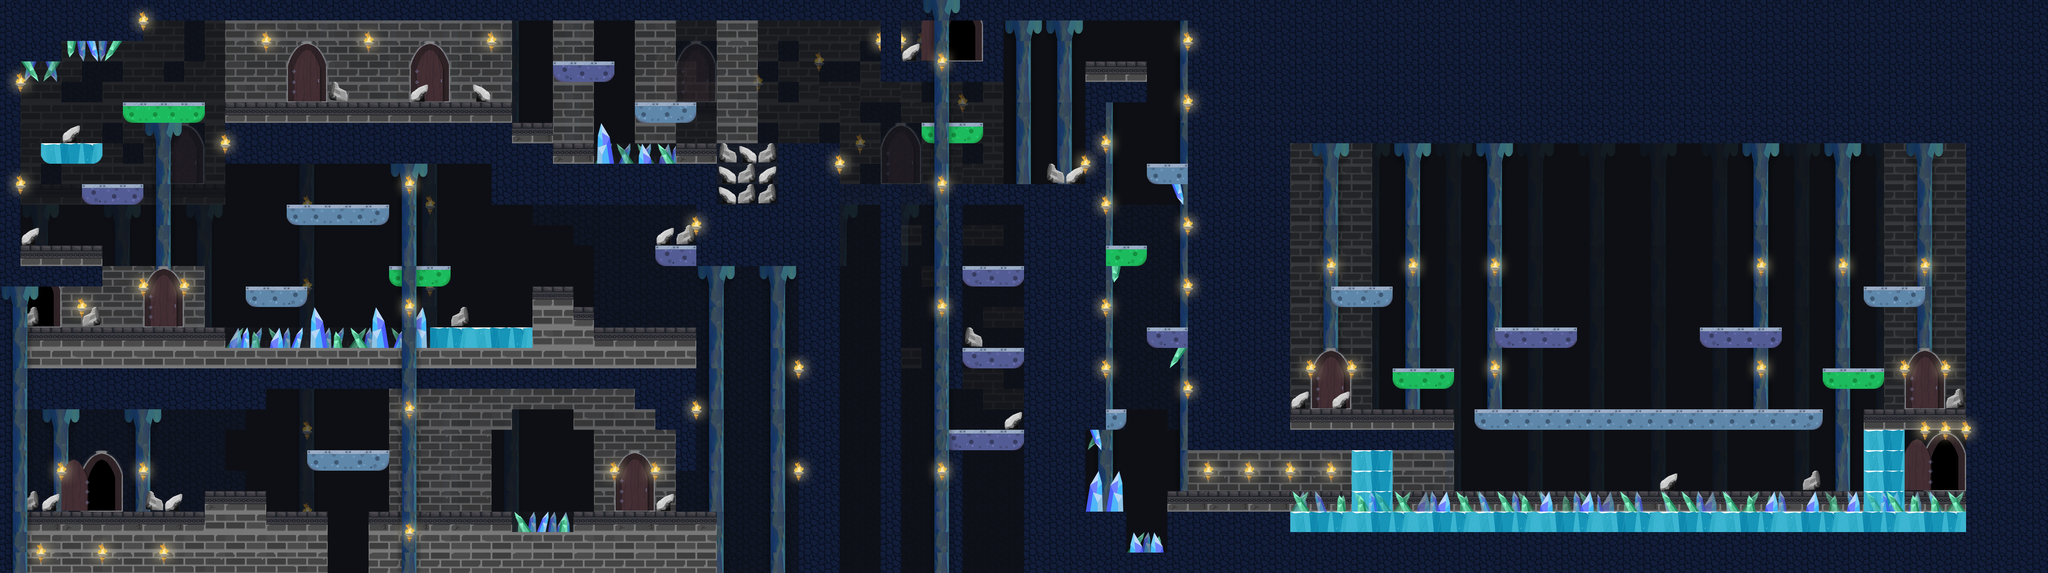

A 2D game scene composited from a Tiled map and its tileset images. What follows is a short description and the map's XML, with each tile layer's data collapsed to a summary:
An orthogonal 100x28 tile map with 64x64 px tiles, 27 tile layers (bottom_background, bottom_background_parallax08, bottom_background_parallax08_torches, bottom_decorations_faded, ...), 2 tilesets and 39 objects (8x paper, 4x npc, 4x robot, 4x gun, 4x vuoto, ...).

<map version="1.0" orientation="orthogonal" renderorder="right-down" width="100" height="28" tilewidth="64" tileheight="64" nextobjectid="83">
 <properties>
  <property name="ParallaxEnabled" value="true" />
 </properties>
 <tileset firstgid="1" name="LEVEL_1_HD" tilewidth="64" tileheight="64" tilecount="144" columns="9">
  <image source="visual/tilesets/LEVEL_1_HD.png" width="576" height="1024" />
  <tile id="0">
   <properties>
    <property name="isSensor" value="true" />
    <property name="tName" value="endLevel" />
   </properties>
  </tile>
  <tile id="6">
   <properties>
    <property name="tName" value="danger" />
   </properties>
  </tile>
  <tile id="7">
   <properties>
    <property name="tName" value="danger" />
   </properties>
  </tile>
  <tile id="8">
   <properties>
    <property name="tName" value="danger" />
   </properties>
  </tile>
  <tile id="15">
   <properties>
    <property name="tName" value="danger" />
   </properties>
  </tile>
  <tile id="16">
   <properties>
    <property name="tName" value="danger" />
   </properties>
  </tile>
  <tile id="17">
   <properties>
    <property name="tName" value="danger" />
   </properties>
  </tile>
  <tile id="24">
   <properties>
    <property name="tName" value="danger" />
   </properties>
  </tile>
  <tile id="25">
   <properties>
    <property name="tName" value="danger" />
   </properties>
  </tile>
  <tile id="32">
   <properties>
    <property name="isCheck" value="true" />
    <property name="isSensor" value="true" />
    <property name="tName" value="env" />
   </properties>
  </tile>
  <tile id="43">
   <properties>
    <property name="isSensor" value="true" />
    <property name="tName" value="endLevel" />
   </properties>
  </tile>
  <tile id="44">
   <properties>
    <property name="isSensor" value="true" />
    <property name="tName" value="endLevel" />
   </properties>
  </tile>
  <tile id="46">
   <properties>
    <property name="tName" value="env" />
   </properties>
  </tile>
  <tile id="52">
   <properties>
    <property name="isSensor" value="true" />
    <property name="tName" value="endLevel" />
   </properties>
  </tile>
  <tile id="53">
   <properties>
    <property name="isSensor" value="true" />
    <property name="tName" value="endLevel" />
   </properties>
  </tile>
  <tile id="58">
   <properties>
    <property name="isBreakable" value="true" />
    <property name="tName" value="dynamicEnv" />
   </properties>
  </tile>
  <tile id="61">
   <properties>
    <property name="isSensor" value="true" />
    <property name="tName" value="endLevel" />
   </properties>
  </tile>
  <tile id="62">
   <properties>
    <property name="isSensor" value="true" />
    <property name="tName" value="endLevel" />
   </properties>
  </tile>
  <tile id="75">
   <properties>
    <property name="isGround" value="" />
    <property name="isPlatform" value="" />
    <property name="isSlippery" value="" />
    <property name="tName" value="env" />
   </properties>
  </tile>
  <tile id="76">
   <properties>
    <property name="isGround" value="" />
    <property name="isPlatform" value="" />
    <property name="isSlippery" value="" />
    <property name="tName" value="env" />
   </properties>
  </tile>
  <tile id="77">
   <properties>
    <property name="isGround" value="" />
    <property name="isPlatform" value="" />
    <property name="isSlippery" value="" />
    <property name="tName" value="env" />
   </properties>
  </tile>
  <tile id="78">
   <properties>
    <property name="isGround" value="" />
    <property name="isSlippery" value="" />
    <property name="tName" value="env" />
   </properties>
  </tile>
  <tile id="79">
   <properties>
    <property name="isGround" value="" />
    <property name="isSlippery" value="" />
    <property name="tName" value="env" />
   </properties>
  </tile>
  <tile id="80">
   <properties>
    <property name="isGround" value="" />
    <property name="isSlippery" value="" />
    <property name="tName" value="env" />
   </properties>
  </tile>
  <tile id="96">
   <properties>
    <property name="isGround" value="" />
    <property name="isPlatform" value="" />
    <property name="tName" value="env" />
   </properties>
  </tile>
  <tile id="97">
   <properties>
    <property name="isGround" value="" />
    <property name="isPlatform" value="" />
    <property name="tName" value="env" />
   </properties>
  </tile>
  <tile id="98">
   <properties>
    <property name="isGround" value="" />
    <property name="isPlatform" value="" />
    <property name="tName" value="env" />
   </properties>
  </tile>
  <tile id="99">
   <properties>
    <property name="isGround" value="" />
    <property name="tName" value="env" />
   </properties>
  </tile>
  <tile id="100">
   <properties>
    <property name="isGround" value="" />
    <property name="tName" value="env" />
   </properties>
  </tile>
  <tile id="101">
   <properties>
    <property name="isGround" value="" />
    <property name="tName" value="env" />
   </properties>
  </tile>
  <tile id="102">
   <properties>
    <property name="isGround" value="" />
    <property name="tName" value="env" />
   </properties>
  </tile>
  <tile id="103">
   <properties>
    <property name="isGround" value="" />
    <property name="tName" value="env" />
   </properties>
  </tile>
  <tile id="114">
   <properties>
    <property name="isGround" value="" />
    <property name="isPlatform" value="" />
    <property name="tName" value="env" />
   </properties>
  </tile>
  <tile id="115">
   <properties>
    <property name="isGround" value="" />
    <property name="isPlatform" value="" />
    <property name="tName" value="env" />
   </properties>
  </tile>
  <tile id="116">
   <properties>
    <property name="isGround" value="" />
    <property name="isPlatform" value="" />
    <property name="tName" value="env" />
   </properties>
  </tile>
  <tile id="132">
   <properties>
    <property name="isGround" value="" />
    <property name="isPlatform" value="" />
    <property name="tName" value="env" />
   </properties>
  </tile>
  <tile id="133">
   <properties>
    <property name="isGround" value="" />
    <property name="isPlatform" value="" />
    <property name="tName" value="env" />
   </properties>
  </tile>
  <tile id="134">
   <properties>
    <property name="isGround" value="" />
    <property name="isPlatform" value="" />
    <property name="tName" value="env" />
   </properties>
  </tile>
 </tileset>
 <tileset firstgid="145" name="torch" tilewidth="128" tileheight="128" tilecount="2" columns="2">
  <image source="visual/tilesets/torch.png" width="256" height="128" />
 </tileset>
 <layer name="bottom_background" width="100" height="28">
  <data>[2800 cells, 2800 non-empty, 1 distinct tile ids]</data>
 </layer>
 <layer name="bottom_background_parallax08" width="100" height="28" opacity="0.2">
  <properties>
   <property name="parallaxFactorX" value="0.8" />
  </properties>
  <data>[2800 cells, 436 non-empty, 24 distinct tile ids]</data>
 </layer>
 <layer name="bottom_background_parallax08_torches" width="100" height="28" opacity="0.34">
  <properties>
   <property name="parallaxFactorX" value="0.8" />
  </properties>
  <data>[2800 cells, 32 non-empty, 7 distinct tile ids]</data>
 </layer>
 <layer name="bottom_decorations_faded" width="100" height="28" opacity="0.76">
  <data>[2800 cells, 206 non-empty, 10 distinct tile ids]</data>
 </layer>
 <layer name="bottom_bricks_faded2" width="100" height="28" opacity="0.14">
  <data>[2800 cells, 385 non-empty, 17 distinct tile ids]</data>
 </layer>
 <layer name="bottom_bricks_faded1" width="100" height="28" opacity="0.4">
  <data>[2800 cells, 322 non-empty, 8 distinct tile ids]</data>
 </layer>
 <layer name="bottom_spikes_faded2" width="100" height="28" opacity="0.63">
  <data>[2800 cells, 22 non-empty, 6 distinct tile ids]</data>
 </layer>
 <layer name="bottom_spikes_faded1" width="100" height="28" opacity="0.7">
  <data>[2800 cells, 24 non-empty, 6 distinct tile ids]</data>
 </layer>
 <layer name="bottom_columns" width="100" height="28">
  <data>[2800 cells, 314 non-empty, 14 distinct tile ids]</data>
 </layer>
 <layer name="doors" width="100" height="28">
  <data>[2800 cells, 55 non-empty, 15 distinct tile ids]</data>
 </layer>
 <layer name="environment" width="100" height="28">
  <data>[2800 cells, 832 non-empty, 38 distinct tile ids]</data>
 </layer>
 <layer name="top_bricks" width="100" height="28">
  <data>[2800 cells, 682 non-empty, 20 distinct tile ids]</data>
 </layer>
 <layer name="torches_back" width="100" height="28">
  <data>[2800 cells, 29 non-empty, 1 distinct tile ids]</data>
 </layer>
 <layer name="entities" width="100" height="28">
  <data>[2800 cells, 0 non-empty, 0 distinct tile ids]</data>
 </layer>
 <layer name="blockingWalls" width="100" height="28">
  <data>[2800 cells, 14 non-empty, 2 distinct tile ids]</data>
 </layer>
 <layer name="JUMPSCREEN" width="100" height="28">
  <data>[2800 cells, 0 non-empty, 0 distinct tile ids]</data>
 </layer>
 <layer name="MAP_BUTTONS" width="100" height="28">
  <data>[2800 cells, 0 non-empty, 0 distinct tile ids]</data>
 </layer>
 <objectgroup name="playerSpawn">
  <object id="25" name="spawn0" x="320.851" y="1529.94" />
 </objectgroup>
 <objectgroup name="npcSpawn">
  <object id="16" name="npc" x="214.003" y="968.667" />
  <object id="52" name="npc" x="2340.67" y="566.667" />
  <object id="53" name="npc" x="3093" y="758.455" />
  <object id="56" name="npc" x="3008" y="122" />
 </objectgroup>
 <objectgroup name="enemySpawn">
  <object id="26" name="paper" type="paper" x="576" y="940.667">
   <properties>
    <property name="drop" value="life" />
   </properties>
  </object>
  <object id="43" name="paper" type="paper" x="144" y="682">
   <properties>
    <property name="drop" value="life" />
   </properties>
  </object>
  <object id="47" name="paper" type="paper" x="1328" y="246">
   <properties>
    <property name="drop" value="gun" />
   </properties>
  </object>
  <object id="48" name="paper" type="paper" x="1406" y="244" />
  <object id="49" name="paper" type="paper" x="1218" y="216" />
  <object id="50" name="paper" type="paper" x="1814" y="126" />
  <object id="51" name="paper" type="paper" x="2088" y="256" />
  <object id="44" name="paper" type="paper" x="268" y="696" />
  <object id="58" name="robot8" type="robot" x="3222" y="482">
   <properties>
    <property name="id" value="8" />
    <property name="speed" value="100" />
    <property name="travelDistance" value="320" />
   </properties>
  </object>
  <object id="46" name="robot6" type="robot" x="1001.33" y="234">
   <properties>
    <property name="id" value="6" />
    <property name="speed" value="150" />
    <property name="travelDistance" value="250" />
   </properties>
  </object>
  <object id="41" name="robot4" type="robot" x="1960.61" y="940.121">
   <properties>
    <property name="drop" value="gun" />
    <property name="id" value="4" />
    <property name="speed" value="150" />
    <property name="travelDistance" value="250" />
   </properties>
  </object>
  <object id="22" name="robot2.c1" type="robot" x="1436.67" y="1527.33">
   <properties>
    <property name="drop" value="life" />
    <property name="id" value="2" />
    <property name="speed" value="100" />
    <property name="travelDistance" value="250" />
   </properties>
  </object>
  <object id="82" name="phoenix" type="phoenix" x="728" y="1386" />
 </objectgroup>
 <objectgroup name="itemSpawn">
  <object id="76" name="immunity" x="801.333" y="261.333">
   <properties>
    <property name="drop" value="immunity" />
   </properties>
  </object>
  <object id="68" name="gun" x="4252.42" y="848.242">
   <properties>
    <property name="drop" value="gun" />
   </properties>
  </object>
  <object id="72" name="gun" x="5917.33" y="846.667">
   <properties>
    <property name="drop" value="gun" />
   </properties>
  </object>
  <object id="73" name="gun" x="3966.67" y="1484.85">
   <properties>
    <property name="drop" value="gun" />
   </properties>
  </object>
  <object id="77" name="gun" x="3072.73" y="1287.88">
   <properties>
    <property name="drop" value="gun" />
   </properties>
  </object>
  <object id="74" name="life" x="4160.61" y="1209.09">
   <properties>
    <property name="drop" value="life" />
   </properties>
  </object>
  <object id="75" name="life" x="6006.06" y="1212.12">
   <properties>
    <property name="drop" value="life" />
   </properties>
  </object>
  <object id="78" name="life" x="2372.73" y="593.939">
   <properties>
    <property name="drop" value="life" />
   </properties>
  </object>
 </objectgroup>
 <objectgroup name="cadutaVuoto">
  <object id="11" name="vuoto" x="1026" y="1728">
   <properties>
    <property name="HasBody" value="" />
    <property name="bodyType" value="static" />
    <property name="isSensor" value="true" />
    <property name="tName" value="danger" />
   </properties>
   <polygon points="0,0 125.667,0 125.667,61.3333 0,61.3333" />
  </object>
  <object id="40" name="vuoto" x="2240" y="1730.67">
   <properties>
    <property name="HasBody" value="" />
    <property name="bodyType" value="static" />
    <property name="isSensor" value="true" />
    <property name="tName" value="danger" />
   </properties>
   <polygon points="0,0 253.667,0 253.667,61.3333 0,61.3333" />
  </object>
  <object id="54" name="vuoto" x="2630.3" y="1469.7">
   <properties>
    <property name="HasBody" value="" />
    <property name="bodyType" value="static" />
    <property name="isSensor" value="true" />
    <property name="tName" value="danger" />
   </properties>
   <polygon points="0,0 117.303,0 117.303,61.3333 0,61.3333" />
  </object>
  <object id="55" name="vuoto" x="2824.24" y="1599.7">
   <properties>
    <property name="HasBody" value="" />
    <property name="bodyType" value="static" />
    <property name="isSensor" value="true" />
    <property name="tName" value="danger" />
   </properties>
   <polygon points="0,0 117.303,0 117.303,61.3333 0,61.3333" />
  </object>
 </objectgroup>
 <objectgroup name="checkpoints">
  <object id="79" name="c1" x="522" y="1557" width="38" height="34" />
  <object id="80" name="c2" x="2052" y="1552" width="48" height="43" />
 </objectgroup>
 <objectgroup name="movingPlatforms">
  <object id="61" name="9-x" x="3568" y="1498">
   <properties>
    <property name="direction" value="horizontal" />
    <property name="id" value="9" />
    <property name="speed" value="160" />
    <property name="travelDistance" value="200" />
   </properties>
   <polyline points="0,0 121.455,0 121.455,60.6667 0,60.6667 0,0" />
  </object>
  <object id="59" name="7-y" x="3272.12" y="316.242">
   <properties>
    <property name="direction" value="vertical" />
    <property name="id" value="7" />
    <property name="speed" value="150" />
    <property name="travelDistance" value="280" />
   </properties>
   <polyline points="0,0 241.455,0 241.455,60.6667 0,60.6667 0,0" />
  </object>
  <object id="45" name="5-x" x="694" y="728">
   <properties>
    <property name="direction" value="horizontal" />
    <property name="id" value="5" />
    <property name="speed" value="100" />
    <property name="travelDistance" value="300" />
   </properties>
   <polyline points="0,0 118.788,0 118.788,68.6667 0,68.6667 0,0" />
  </object>
  <object id="20" name="3-y" x="2339.42" y="1327.97">
   <properties>
    <property name="direction" value="vertical" />
    <property name="id" value="3" />
    <property name="speed" value="150" />
    <property name="travelDistance" value="680" />
   </properties>
   <polyline points="0,0 306.788,0 306.788,68.6667 0,68.6667 0,0" />
  </object>
  <object id="39" name="1-x" x="1697.33" y="1392.85">
   <properties>
    <property name="direction" value="horizontal" />
    <property name="id" value="1" />
    <property name="speed" value="100" />
    <property name="travelDistance" value="400" />
   </properties>
   <polyline points="0,0 261.333,0 261.333,68.6667 0,68.6667 0,0" />
  </object>
 </objectgroup>
 <objectgroup name="bossSpawn">
  <object id="66" name="bossSpawn" x="5120" y="904" />
 </objectgroup>
 <objectgroup name="events">
  <object id="67" name="bossTrigger" type="event" x="4484" y="1409.33">
   <properties>
    <property name="BodyType" value="static" />
    <property name="HasBody" value="" />
    <property name="bossIndex" value="1" />
    <property name="gravityScale" value="0" />
    <property name="tName" value="env" />
    <property name="tileNumber" value="2" />
   </properties>
   <polyline points="0,0 0,129 58,129 58,0 0,0" />
  </object>
 </objectgroup>
 <layer name="torches_top" width="100" height="28">
  <data>[2800 cells, 24 non-empty, 1 distinct tile ids]</data>
 </layer>
 <layer name="lights" width="100" height="28">
  <data>[2800 cells, 53 non-empty, 1 distinct tile ids]</data>
 </layer>
 <layer name="foreground" width="100" height="28">
  <data>[2800 cells, 2 non-empty, 1 distinct tile ids]</data>
 </layer>
 <layer name="foreground_spikes_faded2" width="100" height="28" opacity="0.5">
  <data>[2800 cells, 33 non-empty, 4 distinct tile ids]</data>
 </layer>
 <layer name="foreground_spikes_faded1" width="100" height="28" opacity="0.66">
  <data>[2800 cells, 33 non-empty, 5 distinct tile ids]</data>
 </layer>
 <layer name="foreground_spikes" width="100" height="28">
  <data>[2800 cells, 65 non-empty, 7 distinct tile ids]</data>
 </layer>
 <layer name="foreground_parallax12" width="100" height="28">
  <properties>
   <property name="parallaxFactorX" value="1.2" />
  </properties>
  <data>[2800 cells, 124 non-empty, 10 distinct tile ids]</data>
 </layer>
 <layer name="foreground_parallax12_torches" width="100" height="28">
  <properties>
   <property name="parallaxFactorX" value="1.2" />
  </properties>
  <data>[2800 cells, 8 non-empty, 1 distinct tile ids]</data>
 </layer>
 <layer name="foreground_parallax12_lights" width="100" height="28">
  <properties>
   <property name="parallaxFactorX" value="1.2" />
  </properties>
  <data>[2800 cells, 8 non-empty, 1 distinct tile ids]</data>
 </layer>
 <layer name="foreground_parallax15" width="100" height="28">
  <properties>
   <property name="parallaxFactorX" value="1.5" />
  </properties>
  <data>[2800 cells, 0 non-empty, 0 distinct tile ids]</data>
 </layer>
</map>
